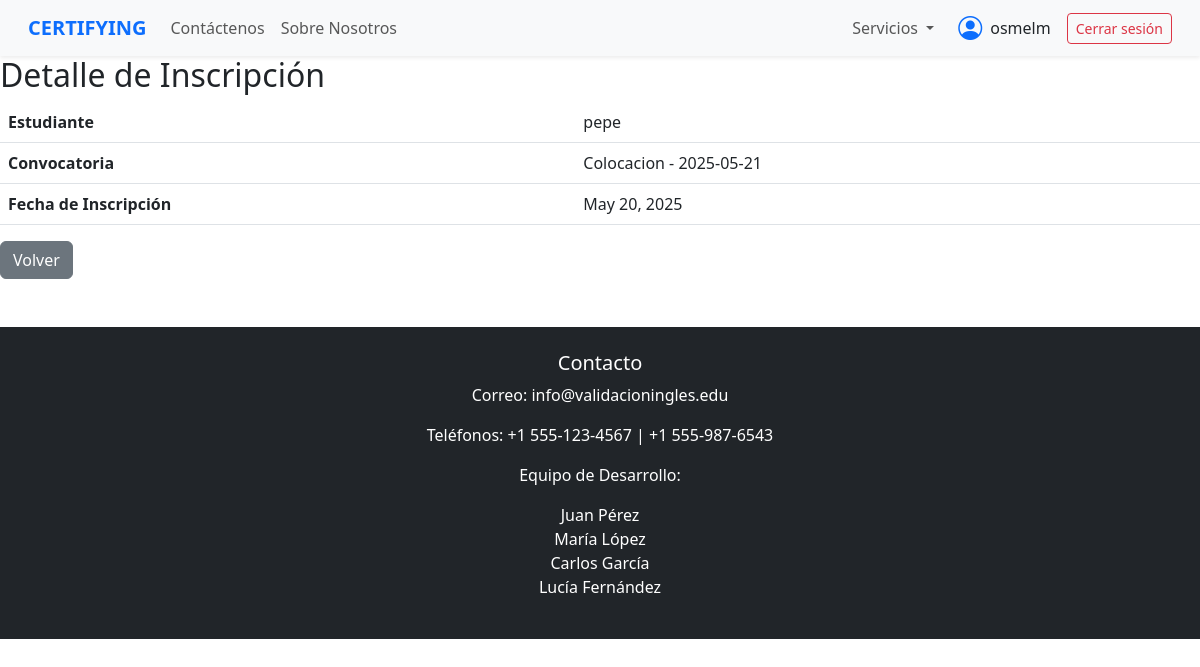
Screenshot of /inscripciones/detalle/11/ (signed in) with the database file from the repository.
### gestion/models.py (models this page shows, shortened)
class Usuario(AbstractUser):
    TIPO_USUARIO = [
        ('estudiante', 'Estudiante'),
        ('profesor', 'Profesor del Centro')
    ]
    anios =[
        ('1', 'primero'),
        ('2', 'segundo'),
        ('3', 'tercero'),
        ('4', 'cuarto'),
    ]
    tipo_usuario = models.CharField(max_length=20, choices=TIPO_USUARIO)
    facultad = models.CharField(max_length=20)
    grupo = models.CharField(max_length=20,null=True, blank=True)
    anio_escolar = models.CharField(max_length=30, choices=anios, null=True, blank=True)
    carrera = models.CharField(max_length=100,null=True, blank=True)
    curso = models.CharField(max_length=30, blank=True, null=True)
    nivel = models.CharField(max_length=10,null=True, blank=True)

class Inscripcion(models.Model):
    estudiante = models.ForeignKey(
        Usuario,
        on_delete=models.CASCADE,
        limit_choices_to={'tipo_usuario': 'estudiante'}
    )
    convocatoria = models.ForeignKey(Convocatoria, on_delete=models.CASCADE)
    fecha_inscripcion = models.DateField(auto_now_add=True)
    class Meta:
        constraints = [
            models.UniqueConstraint(fields=['estudiante', 'convocatoria'], name='unique_inscripcion_estudiante_convocatoria')
        ]

class Convocatoria(models.Model):
    TIPO_CONVOCATORIA = [
        ('entrevista', 'Entrevista'),
        ('certificacion', 'Certificación'),
        ('curso', 'Curso'),
        ('colocacion', 'Colocacion'),
        ('revalorizacion', 'revalorizacion')
    ]
    niveles = [
        ('A1', 'A1'),
        ('A2', 'A2'),
        ('B1', 'B1'),
        ('B2', 'B2'),
        ('C1', 'C1'),
        ('C2', 'C2')
    ]
    nivel = models.CharField(max_length=2, choices=niveles, null=True, blank=True)
    tipo = models.CharField(max_length=20, choices=TIPO_CONVOCATORIA)
    descripcion = models.TextField()
    lugar = models.CharField(max_length=100)
    fecha = models.DateField()
    hora = models.TimeField()
    profesor = models.ForeignKey(
        Usuario,
        on_delete=models.CASCADE,
        limit_choices_to={'tipo_usuario': 'profesor'},
        null=True,  # <-- Permitir nulos temporalmente
        blank=True
    )  # Creador
    estado = models.BooleanField(default=True)
    def __str__(self):
        return f"{self.tipo.capitalize()} - {self.fecha}"

### gestion/vistas/vista_inscripcion.py (the view)
# urls.py: path('inscripciones/detalle/<int:inscripcion_id>/', vista_inscripcion.detalle_inscripcion, name='detalle_inscripcion'),
def detalle_inscripcion(request, inscripcion_id):
    if not request.user.is_authenticated:
        messages.warning(request, "Debes iniciar sesión para acceder a esta página.")
        return redirect('login')
    inscripcion = get_object_or_404(Inscripcion, id=inscripcion_id)
    return render(request, 'inscripciones/detalle_inscripcion.html', {'inscripcion': inscripcion})

### templates/inscripciones/detalle_inscripcion.html
{% extends 'base.html' %}
{% block content %}
<h2>Detalle de Inscripción</h2>
<table class="table">
    <tr><th>Estudiante</th><td>{{ inscripcion.estudiante.username }}</td></tr>
    <tr><th>Convocatoria</th><td>{{ inscripcion.convocatoria }}</td></tr>
    <tr><th>Fecha de Inscripción</th><td>{{ inscripcion.fecha_inscripcion }}</td></tr>
</table>
<a href="{% url 'lista_inscripciones' %}" class="btn btn-secondary">Volver</a>
{% endblock %}

### templates/base.html (shortened to what this page needs)
{% load static %}
<!DOCTYPE html>
<html lang="es">
<head>
    <link rel="stylesheet" href="{% static 'css/bootstrap.min.css' %}">
    <link rel="stylesheet" href="{% static 'css/bootstrap-icons.css' %}">
    <link rel="stylesheet" href="{% static 'css/base.css' %}">
</head>
<body style="margin: 0; padding: 0;">
<nav class="navbar navbar-expand-lg navbar-light bg-light shadow-sm px-3">
  <div class="container-fluid">
    <a class="navbar-brand fw-bold text-primary" href="{% url 'pagina_principal' %}">CERTIFYING</a>
    <div class="collapse navbar-collapse" id="navbarMain">
      <ul class="navbar-nav me-auto mb-2 mb-lg-0">
        <li class="nav-item">
          <a class="nav-link" href="#">Contáctenos</a>
        </li>
        <li class="nav-item">
          <a class="nav-link" href="#">Sobre Nosotros</a>
        </li>
      </ul>
      <ul class="navbar-nav mb-2 mb-lg-0 d-flex align-items-lg-center">
        <li class="nav-item dropdown me-lg-3">
          <a class="nav-link dropdown-toggle" href="#" id="serviciosDropdown" role="button" data-bs-toggle="dropdown" aria-expanded="false">
            Servicios
          </a>
        </li>
        <li class="nav-item d-flex align-items-center me-lg-3">
          <i class="bi bi-person-circle fs-4 text-primary me-2"></i>
          <span class="text-nowrap">{{ request.user.username }}</span>
        </li>
        {% if request.user.is_authenticated %}
        <li class="nav-item">
            <form action="{% url 'logout' %}" method="post"     style="display: inline;">
                <button type="submit" class="btn btn-outline-danger btn-sm">Cerrar sesión</button>
            </form>
        </li>
        {% else %}
        <li class="nav-item">
            <a href="{% url 'login' %}" class="btn btn-outline-primary  btn-sm">Iniciar sesión</a>
        </li>
        {% endif %}
      </ul>
    </div>
  </div>
</nav>
    <main id="main" style="margin: 0; padding: 0; width: 100%">
        {% block content %}
        {% endblock %}
    </main>
    <footer class="text-center mt-5 bg-dark text-white py-4">
        <h5>Contacto</h5>
        <p>Correo: info@validacioningles.edu</p>
        <p>Teléfonos: +1 555-123-4567 | +1 555-987-6543</p>
        <p>Equipo de Desarrollo:</p>
        <ul class="list-unstyled">
            <li>Juan Pérez</li>
            <li>María López</li>
            <li>Carlos García</li>
            <li>Lucía Fernández</li>
        </ul>
    </footer>
</body>
</html>

### static/css/base.css (style rules this page uses)
* { margin: 0; padding: 0; box-sizing: border-box; }
#main { width:100%; }

### rows the page displays
Usuario: user.username "osmelm"
Inscripcion: estudiante.username "pepe", convocatoria "Colocacion - 2025-05-21", fecha_inscripcion "May 20, 2025"
